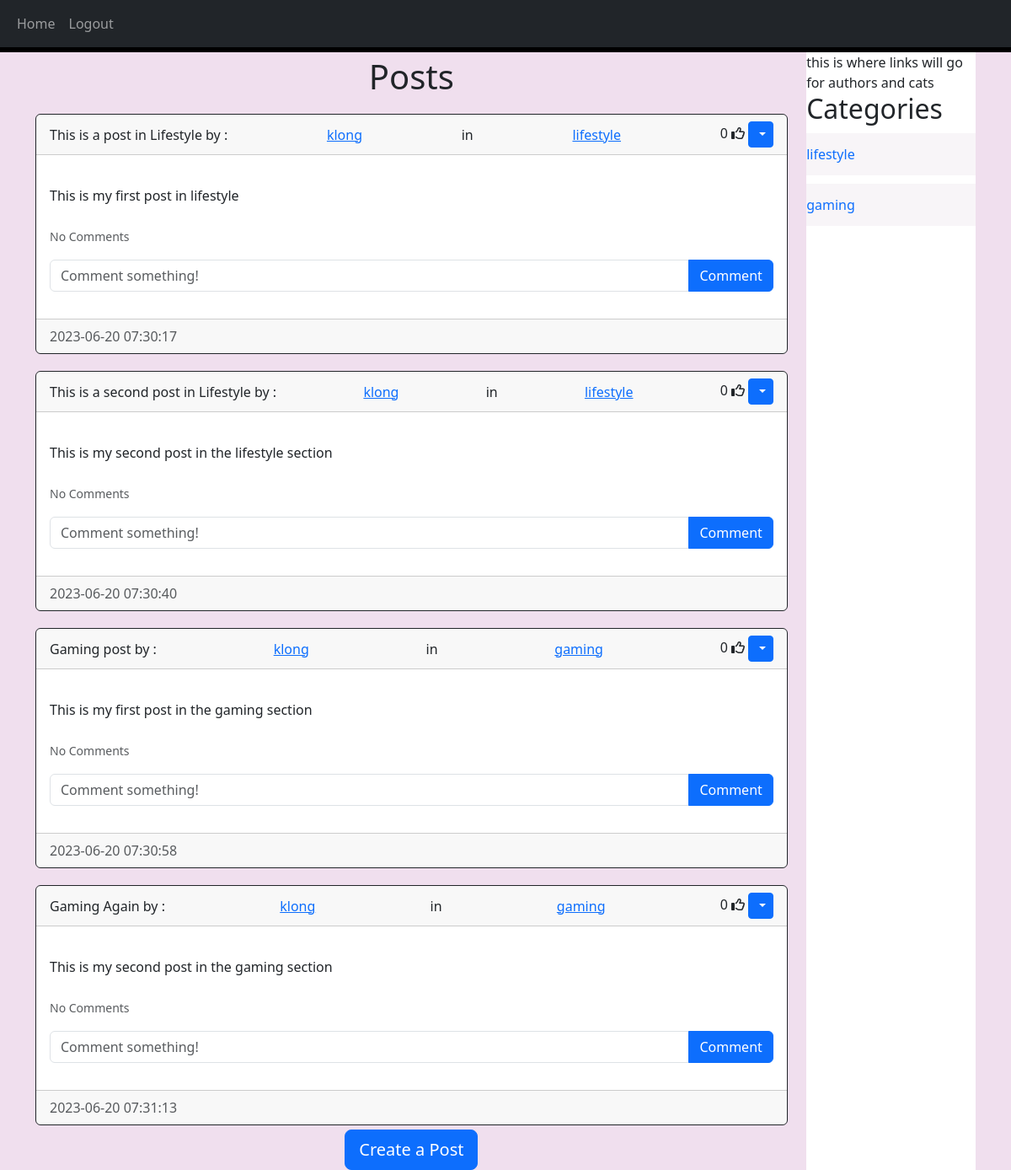
The page /home (signed in) on the database as committed earlier.
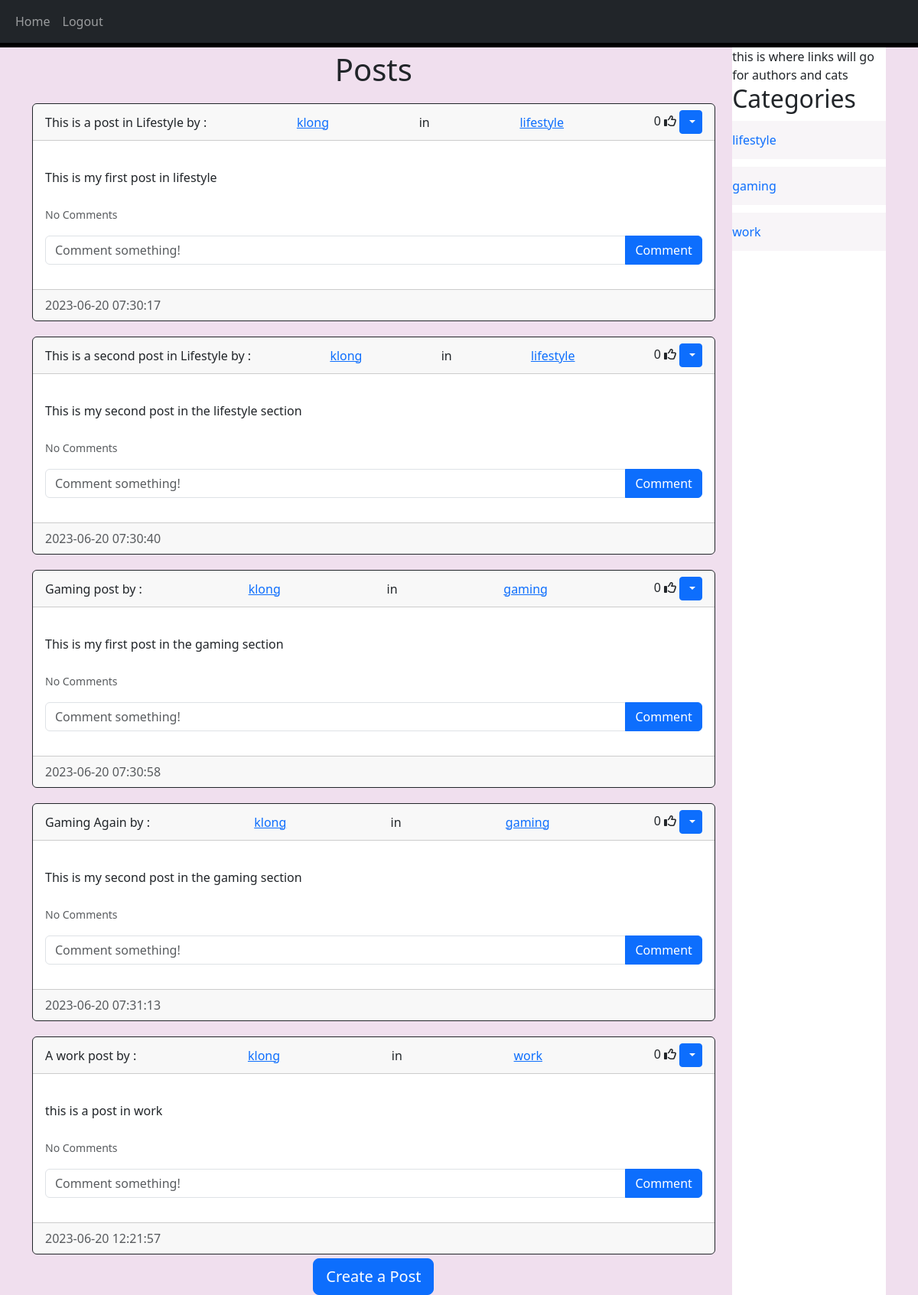
The same page on the database as committed later.
### website/models.py (models this page shows)
class Post(db.Model):
    id = db.Column(db.Integer, primary_key = True)
    title = db.Column(db.String(200),nullable=False)
    category = db.Column(db.String(200))
    text = db.Column(db.Text, nullable = False)
    date_created = db.Column(db.DateTime(timezone=True), default=func.now())
    author = db.Column(db.Integer, db.ForeignKey('user.id', ondelete='CASCADE'), nullable=False)
    comments = db.relationship('Comment', backref='post', passive_deletes=True)
    likes = db.relationship('Like', backref='post', passive_deletes=True)

class User(db.Model, UserMixin):
    id = db.Column(db.Integer, primary_key = True)
    email = db.Column(db.String(170), unique = True)
    username = db.Column(db.String(170), unique = True)
    password = db.Column(db.String(170))
    date_created = db.Column(db.DateTime(timezone = True),default = func.now())
    posts = db.relationship('Post', backref='user', passive_deletes=True)
    comments = db.relationship('Comment', backref='user', passive_deletes=True)
    likes = db.relationship('Like', backref='user', passive_deletes=True)

### website/views.py (the view)
@views.route("/")
@views.route("/home")
@login_required
def home():
    posts = Post.query.all()
    cat_names = []
    for post in db.session.query(Post.category).distinct().all():
        cat_names.append(post.category)
    print(cat_names)
    return render_template("home.html", user=current_user, posts = posts, cat_names = cat_names)

### website/__init__.py (called while the page is built)
def create_app():
    app = Flask(__name__)
    app.config['SECRET_KEY'] = "helloworld"
    app.config['SQLALCHEMY_DATABASE_URI'] = f'sqlite:///{DB_NAME}'
    db.init_app(app)
    from .views import views
    from .auth import auth
    app.register_blueprint(views, url_prefix="/")
    app.register_blueprint(auth, url_prefix="/")
    from .models import User, Post, Comment, Like
    with app.app_context():
        db.create_all()
    login_manager = LoginManager() #login_manager new instance of LoginManager class
    login_manager.login_view = "auth.login" # if the user isn't logged in, put them here
    login_manager.init_app(app)
    @login_manager.user_loader
    def load_user(id): #remember if we get this from an input it will be a string
        return User.query.get(int(id)) #hence the casting
    return app

### website/templates/home.html (shortened to what this page needs)
{% extends "posts_div.html" %}

### website/templates/posts_div.html (shortened to what this page needs)
{% extends "base.html" %} {% block title %}Home{% endblock %} {% block content
    %}
    <h1 class="center">{% block header %}Posts{% endblock %}</h1>
    <div id="posts">
      {% for post in posts %}
      <div class="card border-dark">
        <div class="card-header d-flex justify-content-between align-items-center">
          {{post.title}} by : <a href="/posts/{{post.user.username}}"> {{post.user.username}} </a> in <a href="/{{post.category}}">{{post.category}}</a>
          <div>
            <span id="likes-count-{{post.id}}">
            {{ post.likes|length }}</span>
            {% if user.id in post.likes|map(attribute="author")|list %}
            <i class="fas fa-thumbs-up" id="like-button-{{post.id}}" onclick="like({{post.id}})"></i>
            {% else %}
            <i class="far fa-thumbs-up" id="like-button-{{post.id}}" onclick="like({{post.id}})"></i>
            {% endif %} {% if user.id == post.author %}
            <div class="btn-group">
              <button type="button" class="btn btn-sm btn-primary dropdown-toggle" data-bs-toggle="dropdown">
              </button>
            </div>
            {% endif %}
          </div>
        </div>
        <div class="card-body">
          <div class="card-text">{{post.text}}</div>
          <br />
          <p class="card-text">
            {% if post.comments|length > 0 %}
            <a data-bs-toggle="collapse" href="#comments-{{post.id}}" role="button">
              <small>View {{post.comments|length}} Comments</small>
            </a>
            {% else %}
            <small class="text-muted">No Comments</small>
            {% endif %}
          </p>
          <form class="input-group mb-3" method="POST" action="/create-comment/{{post.id}}">
            <input type="text" id="text" name="text" class="form-control" placeholder="Comment something!"/>
            <button type="submit" class="btn btn-primary">Comment</button>
          </form>
        </div>
        <div class="card-footer text-muted">{{post.date_created}}</div>
      </div>
    {% endfor %}
    </div>
{% block footer %}
    <div class="center">
      <a href="/create-post">
        <button type="button" class="btn btn-primary btn-lg">
          Create a Post
        </button>
        </a>
    </div>
    {% endblock %}
{% endblock %}

Rows that differ between the two databases and show on the page:
added Post: title "A work post", user.username "klong", category "work", likes|length "0", text "this is a post in work", date_created "2023-06-20 12:21:57"
Other text that changed with them:
new list line: "work"
